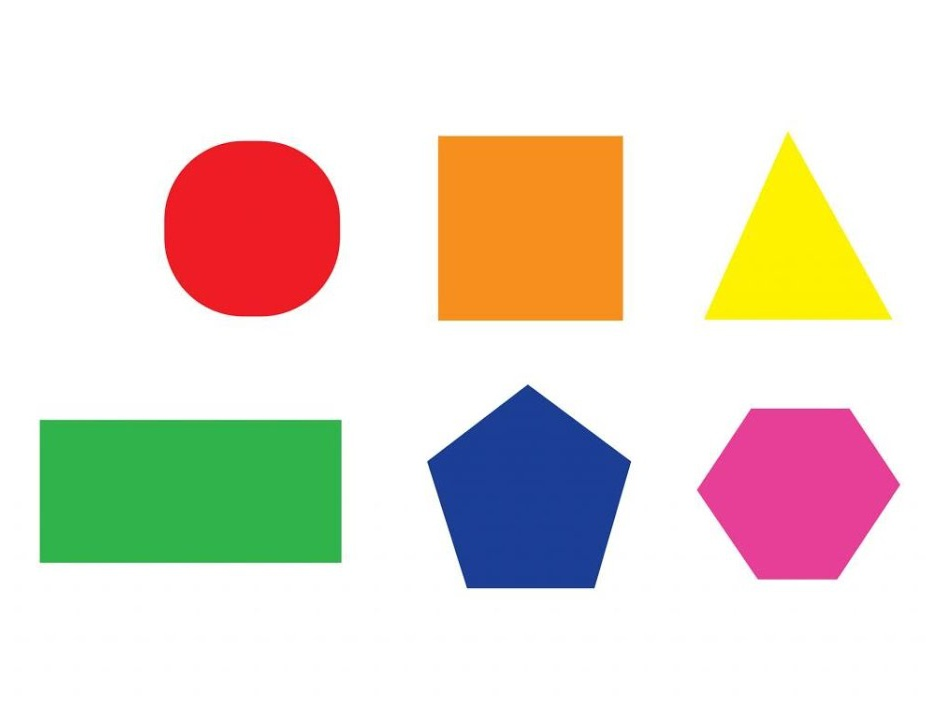
#> input picture file python/pythonProject/geometry.jpg, 940 x 720 px
$ python 'Hough Transorm.py'
#> lines starting #> are read from the running program, lines starting #| are printed output that depends on the picture; after the words box and inside, x2 and y2 are one past the last pixel; in counts of white or black regions, pixels touching at a corner belong together
import math
import cv2
import numpy as np
import matplotlib.pyplot as plt

# reference: https://docs.opencv.org/master/d6/d10/tutorial_py_houghlines.html
def my_hough(img, rho=1, theta=np.pi / 180, threshold=100):
    img_height, img_width = img.shape[:2]
    diagonal_length = int(math.sqrt(img_height * img_height + img_width * img_width))

    print('[My Hough] Img Height: %d | Img Width: %d | Img Diagonal Length: %d' % (
    img_height, img_width, diagonal_length))

    num_rho = int(diagonal_length / rho)
    num_theta = int(np.pi / theta)

    edge_matrix = np.zeros([2 * num_rho + 1, num_theta])  # dim: num_rho x num_theta

    print('[My Hough] Edge Matrix Dim: %d x %d' % (edge_matrix.shape[0], edge_matrix.shape[1]))

    idx = np.squeeze(cv2.findNonZero(
        img))  # dim: 4468 x 2 (example, number of rows = number of white pixel on image processed by canny edge algorithm!)

    range_theta = np.arange(0, np.pi, theta)
    theta_matrix = np.stack((np.cos(np.copy(range_theta)), np.sin(np.copy(range_theta))), axis=-1)  # dim: 180 x 2

    vote_matrix = np.dot(idx,
                         np.transpose(theta_matrix))  # => (4468 x 2) * (180 x 2)T = (4468 x 2) * (2 x 180) = 4468 x 180
    print('[My Hough] Vote Matrix Dim: %d x %d' % (vote_matrix.shape[0], vote_matrix.shape[1]))

    # loop on vote matrix and accumulate values on edge matrix
    for vr in range(vote_matrix.shape[0]):
        for vc in range(vote_matrix.shape[1]):
            rho_pos = int(round(vote_matrix[vr, vc])) + num_rho
            edge_matrix[rho_pos, vc] += 1

    print('[My Hough] Sum of Edge Matrix = %d | Max = %d | Min = %d' % (
    int(np.sum(edge_matrix)), int(np.max(edge_matrix)), int(np.min(edge_matrix))))

    line_idx = np.where(edge_matrix > threshold)

    rho_values = list(line_idx[0])
    rho_values = [r - num_rho for r in rho_values]
    theta_values = list(line_idx[1])
    theta_values = [t / 180.0 * np.pi for t in theta_values]

    line_idx = list(zip(rho_values, theta_values))
    line_idx = [[li] for li in line_idx]
    return line_idx


def main():
    # read image
    img = cv2.imread('geometry.jpg')
#> img is the input picture: shape (720, 940, 3); mean B, G, R 208.7, 220.1, 229.8
    # convert to gray scale
    gray = cv2.cvtColor(img, cv2.COLOR_BGR2GRAY)  # color -> gray
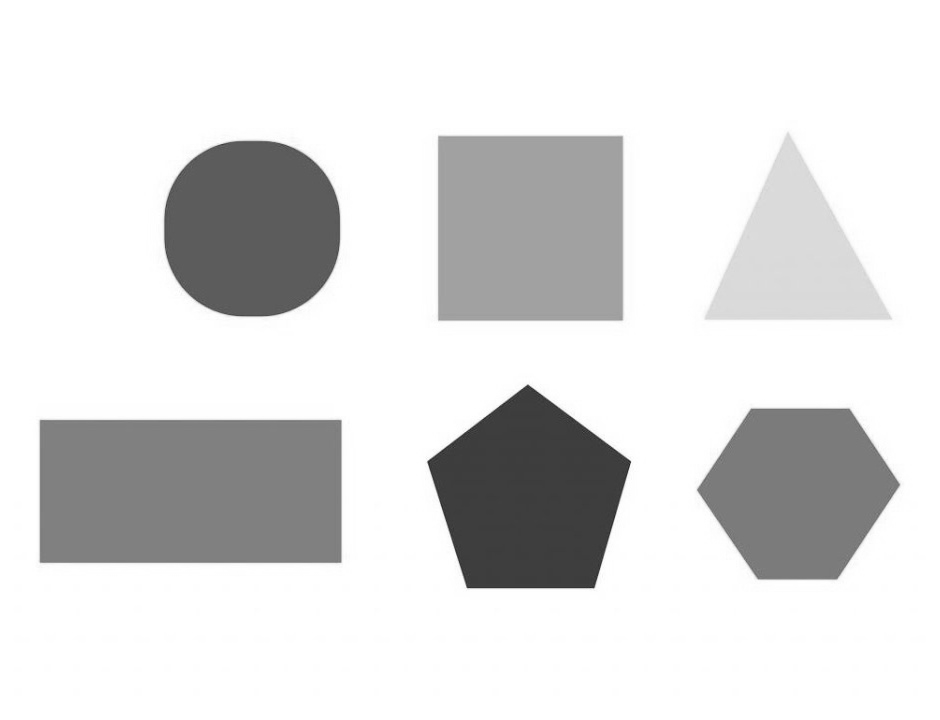
#> gray: shape (720, 940); min 33, max 255, mean 221.7
    edges = cv2.Canny(gray, 50, 150,
                      apertureSize=3)
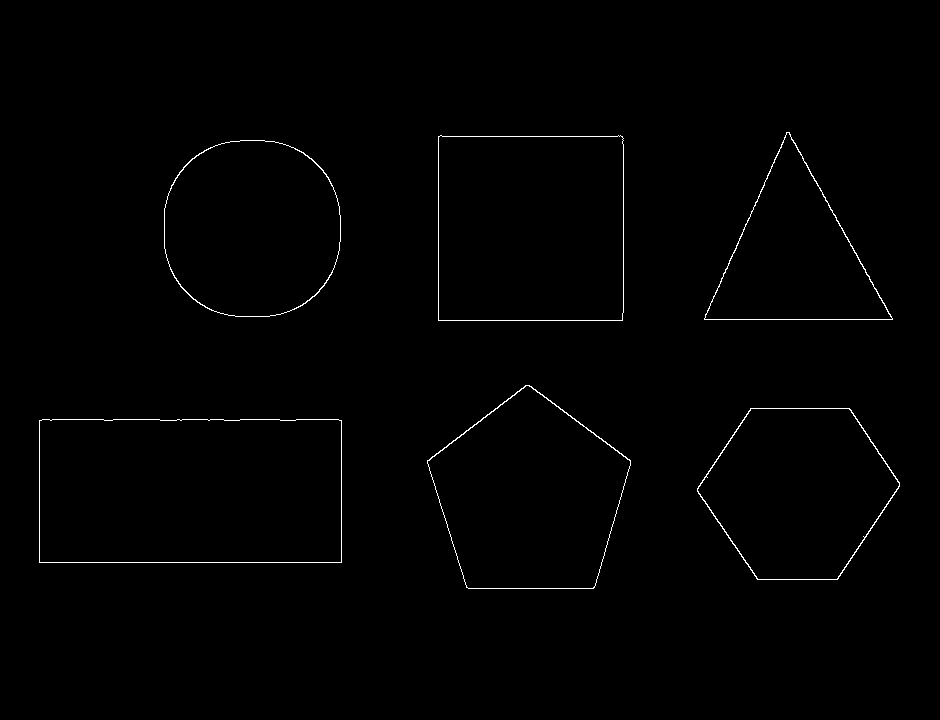
#> edges: shape (720, 940); 0.66% white in thin lines or dots, all inside (x1, y1, x2, y2) = (39, 132, 900, 589)
    # https://docs.opencv.org/2.4/modules/imgproc/doc/feature_detection.html?highlight=canny#canny
    cv2.imwrite('geo_canny.jpg', edges)

    # USE BUILT-IN OPENCV HOUGH ALGORITHM
    lines = cv2.HoughLines(edges, rho=1, theta=np.pi / 180,
                           threshold=100)
#> lines = 18 rows, first 8: [562, 1.57], [419, 1.57], [319, 1.57], [438, 0], [136, 1.57], [623, 0], [-625, 2.64], [39, 0]
    # https://docs.opencv.org/master/dd/d1a/group__imgproc__feature.html#ga46b4e588934f6c8dfd509cc6e0e4545a
    for line in lines:
        rho, theta = line[0]
        a = np.cos(theta)
        b = np.sin(theta)
        x0 = a * rho
        y0 = b * rho
        x1 = int(x0 + 1000 * (-b))
        y1 = int(y0 + 1000 * (a))
        x2 = int(x0 - 1000 * (-b))
        y2 = int(y0 - 1000 * (a))
        cv2.line(img, (x1, y1), (x2, y2), (0, 0, 255), 2)
#> this loop made 18 passes
#> (rho, theta, a, b, x0, y0, x1, y1) on passes 1 to 12: (562, 1.57, -4.37e-08, 1, -2.46e-05, 562, -1000, 561), (419, 1.57, -4.37e-08, 1, -1.83e-05, 419, -1000, 418), (319, 1.57, -4.37e-08, 1, -1.39e-05, 319, -1000, 318), (438, 0, 1, 0, 438, 0, 438, 1000), (136, 1.57, -4.37e-08, 1, -5.94e-06, 136, -1000, 135), (623, 0, 1, 0, 623, 0, 623, 1000), (-625, 2.64, -0.875, 0.485, 546.6, -303, 61, -1177), (39, 0, 1, 0, 39, 0, 39, 1000), (341, 0, 1, 0, 341, 0, 341, 1000), (772, 0.419, 0.914, 0.407, 705.3, 314, 298, 1227), (-11, 2.22, -0.602, 0.799, 6.62, -8.78, -792, -610), (588, 1.57, -4.37e-08, 1, -2.57e-05, 588, -1000, 587)
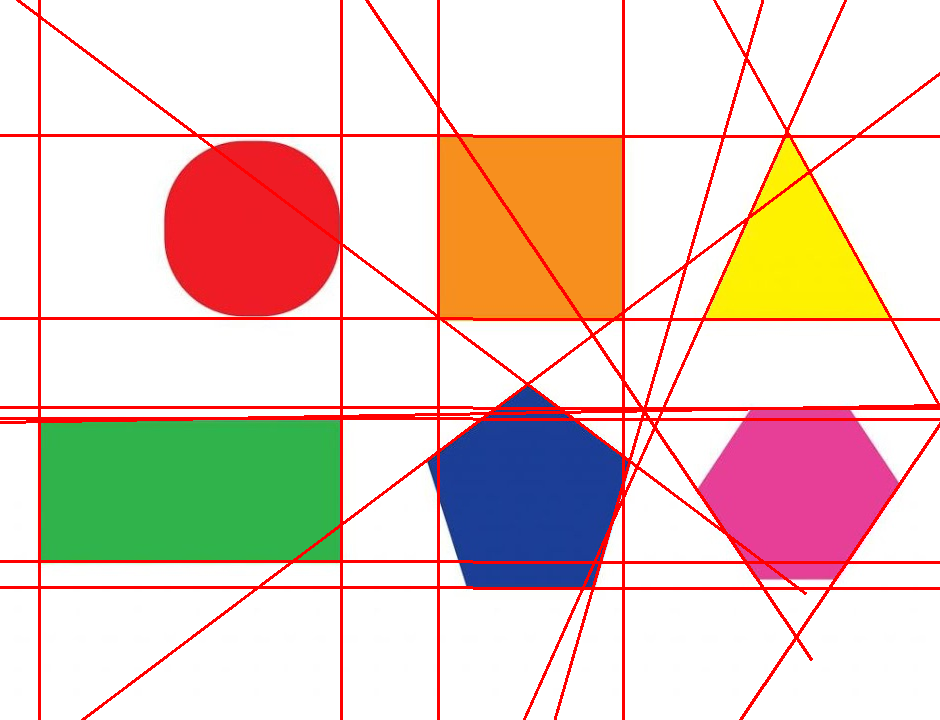
#> img: shape (720, 940, 3); 6.2% of pixels changed, all inside (x1, y1, x2, y2) = (0, 0, 940, 720)
    plt.subplot(221)
    plt.imshow(cv2.cvtColor(img, cv2.COLOR_BGR2RGB))
    plt.title('[OpenCV Hough] Number of lines: %d' % len(lines))
    plt.axis('off')

    # IMPLEMENT HOUGH ALGORITHM MYSELF!
    img_copy = img.copy()
    lines = my_hough(edges, rho=1, theta=np.pi / 180, threshold=100)
#| [My Hough] Img Height: 720 | Img Width: 940 | Img Diagonal Length: 1184
#| [My Hough] Edge Matrix Dim: 2369 x 180
#> in my_hough, `idx = np.squeeze(cv2.findNonZero( img))`: idx = 4466 pairs, first value 39 to 899, second value 132 to 588
#> in my_hough, `vote_matrix = np.dot(idx, np.transpose(theta_matrix))`:
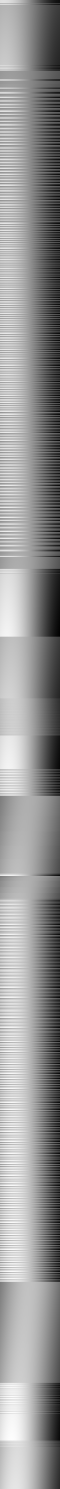
#> vote_matrix: shape (4466, 180) float64 (shown at 1/3 size); min -890.5, max 1022, mean 238.7; drawn with min black and max white
#| [My Hough] Vote Matrix Dim: 4466 x 180
#> after the loop in my_hough, `for vr in range(vote_matrix.shape[0]):`:
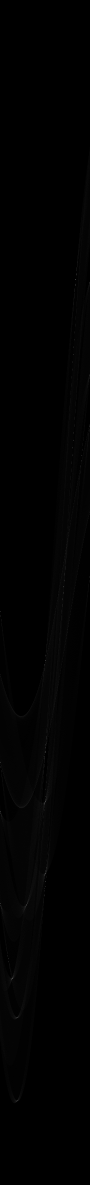
#> edge_matrix: shape (2369, 180) float64 (shown at 1/2 size); min 0, max 308, mean 1.9; drawn with min black and max white
#| [My Hough] Sum of Edge Matrix = 803880 | Max = 308 | Min = 0
#> in my_hough, `line_idx = np.where(edge_matrix > threshold)`: line_idx = 21 positions, rows 558 to 2201, columns 0 to 151
#> in my_hough, `rho_values = list(line_idx[0])`: rho_values = [558, 559, 880, 1173, 1223, 1320, 1503, 1504, 1525, 1592, 1603, 1606, 1622, 1746, 1772, 1807, 1808, 1917, 1956, 1957, 2201]
#> in my_hough, `rho_values = [r - num_rho for r in rho_values]`: rho_values = [-626, -625, -304, -11, 39, 136, 319, 320, 341, 408, 419, 422, 438, 562, 588, 623, 624, 733, 772, 773, 1017]
#> in my_hough, `theta_values = list(line_idx[1])`: theta_values = [151, 151, 146, 127, 0, 90, 90, 90, 0, 90, 90, 89, 0, 90, 90, 0, 53, 16, 24, 24, 34]
#> in my_hough, `theta_values = [t / 180.0 * np.pi for t in theta_values]`: theta_values = [2.64, 2.64, 2.55, 2.22, 0, 1.57, 1.57, 1.57, 0, 1.57, 1.57, 1.55, 0, 1.57, 1.57, 0, 0.925, 0.279, 0.419, 0.419, 0.593]
#> in my_hough, `line_idx = list(zip(rho_values, theta_values))`: line_idx = [(-626, 2.64), (-625, 2.64), (-304, 2.55), (-11, 2.22), (39, 0), (136, 1.57), (319, 1.57), (320, 1.57), (341, 0), (408, 1.57), (419, 1.57), (422, 1.55), (438, 0), (562, 1.57), (588, 1.57), (623, 0), (624, 0.925), (733, 0.279), (772, 0.419), (773, 0.419), (1017, 0.593)]
#> in my_hough, `line_idx = [[li] for li in line_idx]`: line_idx = 21 items
#> lines = 21 items
    for line in lines:
        rho, theta = line[0]
        a = np.cos(theta)
        b = np.sin(theta)
        x0 = a * rho
        y0 = b * rho
        x1 = int(x0 + 1000 * (-b))
        y1 = int(y0 + 1000 * (a))
        x2 = int(x0 - 1000 * (-b))
        y2 = int(y0 - 1000 * (a))
        cv2.line(img_copy, (x1, y1), (x2, y2), (0, 0, 255), 2)
#> this loop made 21 passes
#> (rho, theta, a, b, x0, y0, x1, y1) on passes 1 to 12: (-626, 2.64, -0.875, 0.485, 547.5, -303.5, 62, -1178), (-625, 2.64, -0.875, 0.485, 546.6, -303, 61, -1177), (-304, 2.55, -0.829, 0.559, 252, -170, -307, -999), (-11, 2.22, -0.602, 0.799, 6.62, -8.78, -792, -610), (39, 0, 1, 0, 39, 0, 39, 1000), (136, 1.57, 6.12e-17, 1, 8.33e-15, 136, -1000, 136), (319, 1.57, 6.12e-17, 1, 1.95e-14, 319, -1000, 319), (320, 1.57, 6.12e-17, 1, 1.96e-14, 320, -1000, 320), (341, 0, 1, 0, 341, 0, 341, 1000), (408, 1.57, 6.12e-17, 1, 2.5e-14, 408, -1000, 408), (419, 1.57, 6.12e-17, 1, 2.57e-14, 419, -1000, 419), (422, 1.55, 0.0175, 1, 7.36, 421.9, -992, 439)
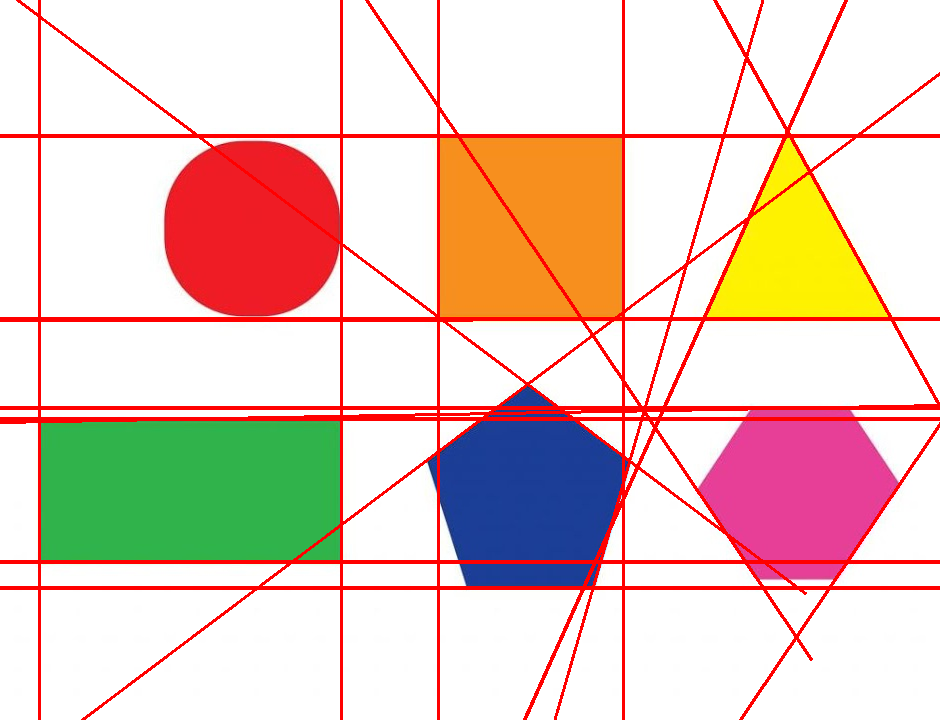
#> img_copy: shape (720, 940, 3); 0.97% of pixels changed, all inside (x1, y1, x2, y2) = (0, 0, 940, 720)
    plt.subplot(222)
    plt.imshow(cv2.cvtColor(img_copy, cv2.COLOR_BGR2RGB))
    plt.title('[My Hough] Number of lines: %d' % len(lines))
    plt.axis('off')

    # Hiển thị ảnh cạnh
    plt.subplot(223)
    plt.imshow(edges, cmap='gray')
    plt.title('Edge Image')
    plt.axis('off')

    plt.show()
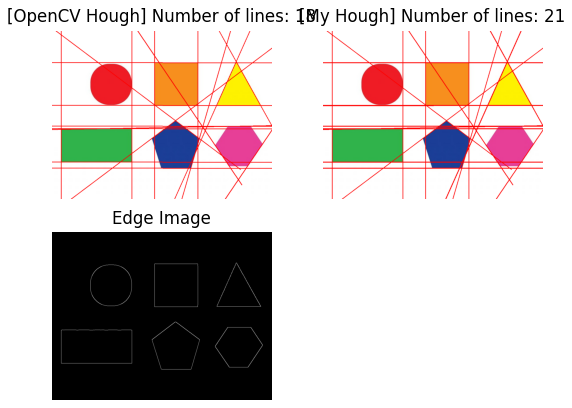
#> figure drawn by matplotlib, 3 panels

if __name__ == "__main__":
    main()
